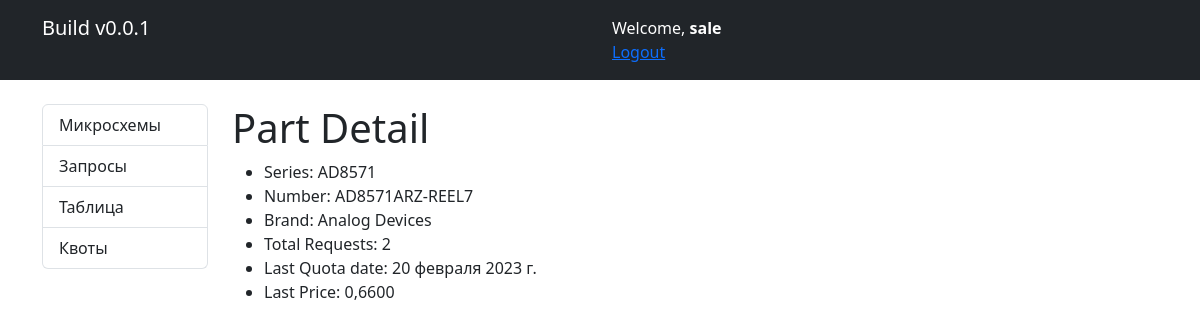
The app's page /parts/1/ (signed in) with its own data.
### parts/models.py (models this page shows, shortened)
class Part(models.Model):
    series = models.CharField(max_length=100, verbose_name='Серия')
    number = models.CharField(max_length=100, verbose_name='Номер')
    brand = models.CharField(max_length=100, verbose_name='Бренд')
    case_type = models.CharField(max_length=50, null=True, default='Корпус не указан!', verbose_name='Корпус')
    class Meta:
        verbose_name = "Микросхема"
        verbose_name_plural = "Микросхемы"

class Quota(models.Model):
    part = models.ForeignKey(Part, on_delete=models.CASCADE)
    quantity = models.PositiveIntegerField(verbose_name='Количество')
    price = models.DecimalField(max_digits=10, decimal_places=4, verbose_name='U/P USD')
    ruble_price = models.DecimalField(max_digits=10, decimal_places=4, verbose_name='U/P RUB', default=0)
    datecode = models.PositiveIntegerField()
    lead_time = models.CharField(max_length=100)
    supplier = models.CharField(max_length=100)
    date = models.DateField()
    class Meta:
        verbose_name = "Квота"
        verbose_name_plural = "Квоты"

### parts/views.py (the view)
# urls.py: path('parts/<int:part_id>/', views.PartDetailView.as_view(), name='part_detail'),
class PartDetailView(LoginRequiredMixin, TemplateView):
    template_name = 'parts/part_detail.html'
    login_url = 'accounts/login/'
    def get(self, request, *args, **kwargs):
        part_id = kwargs.get('part_id')
        part = get_object_or_404(Part, pk=part_id)
        quotas = Quota.objects.filter(part=part)
        requests = Request.objects.filter(part=part)
        total_requests = requests.count()
        last_quota_date = quotas.last().date if quotas.exists() else None
        last_price = quotas.last().price if quotas.exists() else None
        return render(request, self.template_name, {'part': part, 'total_requests': total_requests,
                                                    'last_price': last_price, 'last_quota_date': last_quota_date})

### parts/templates/parts/part_detail.html
{% extends 'base.html' %}
{% block content %}
  <h1>Part Detail</h1>
  <ul>
    <li>Series: {{ part.series }}</li>
    <li>Number: {{ part.number }}</li>
    <li>Brand: {{ part.brand }}</li>
    <li>Total Requests: {{ total_requests }}</li>
    <li>Last Quota date: {% if last_quota_date %}{{ last_quota_date }}{% else %}N/A{% endif %}</li>
    <li>Last Price: {% if last_price %}{{ last_price }}{% else %}N/A{% endif %}</li>
  </ul>
{% endblock %}

### parts/templates/base.html (shortened to what this page needs)
{% load static %}
{% load bootstrap5 %}
<html>
    <head>
{% bootstrap_css %}
        <link rel="stylesheet" href="{% static 'css/styles.css' %}">
    </head>
  <header class="bg-dark text-white py-3">
    <div class="container">
      <div class="row">
        <div class="col-md-6">
          <h5>Build v0.0.1</h5>
        </div>
        <div class="col-md-6 text-right">
           <p class="mb-0">Welcome, <b>{{ user }}</b></p>
            {% if user.is_authenticated %}
          <p class="mb-0"><a href="{% url 'parts:logout' %}">Logout</a></p>
            {% else %}
            <p class="mb-0"><a href="{% url 'parts:login' %}">Login</a></p>
            {% endif %}
        </div>
      </div>
    </div>
  </header>
    <div class="container mt-4">
    <div class="row">
      <div class="col-md-2">
        <div class="list-group">
          <a href="{% url 'parts:part_list' %}" class="list-group-item list-group-item-action">Микросхемы</a>
          <a href="{% url 'parts:request_list' %}" class="list-group-item list-group-item-action">Запросы</a>
          <a href="{% url 'parts:requests_and_quotas' %}" class="list-group-item list-group-item-action">Таблица</a>
            <a href="{% url 'parts:quota_list' %}" class="list-group-item list-group-item-action">Квоты</a>
        </div>
      </div>
    <body>
      <div class="col-md-10">
          {% block content %}
            {% endblock %}
      </div>
    </div>
  </div>
    </body>

### records on screen
Part: series "AD8571", number "AD8571ARZ-REEL7", brand "Analog Devices"
Quota: date "20 февраля 2023 г.", price "0,6600"

### other values on screen
{{ user }} "sale"
{{ total_requests }} "2"
